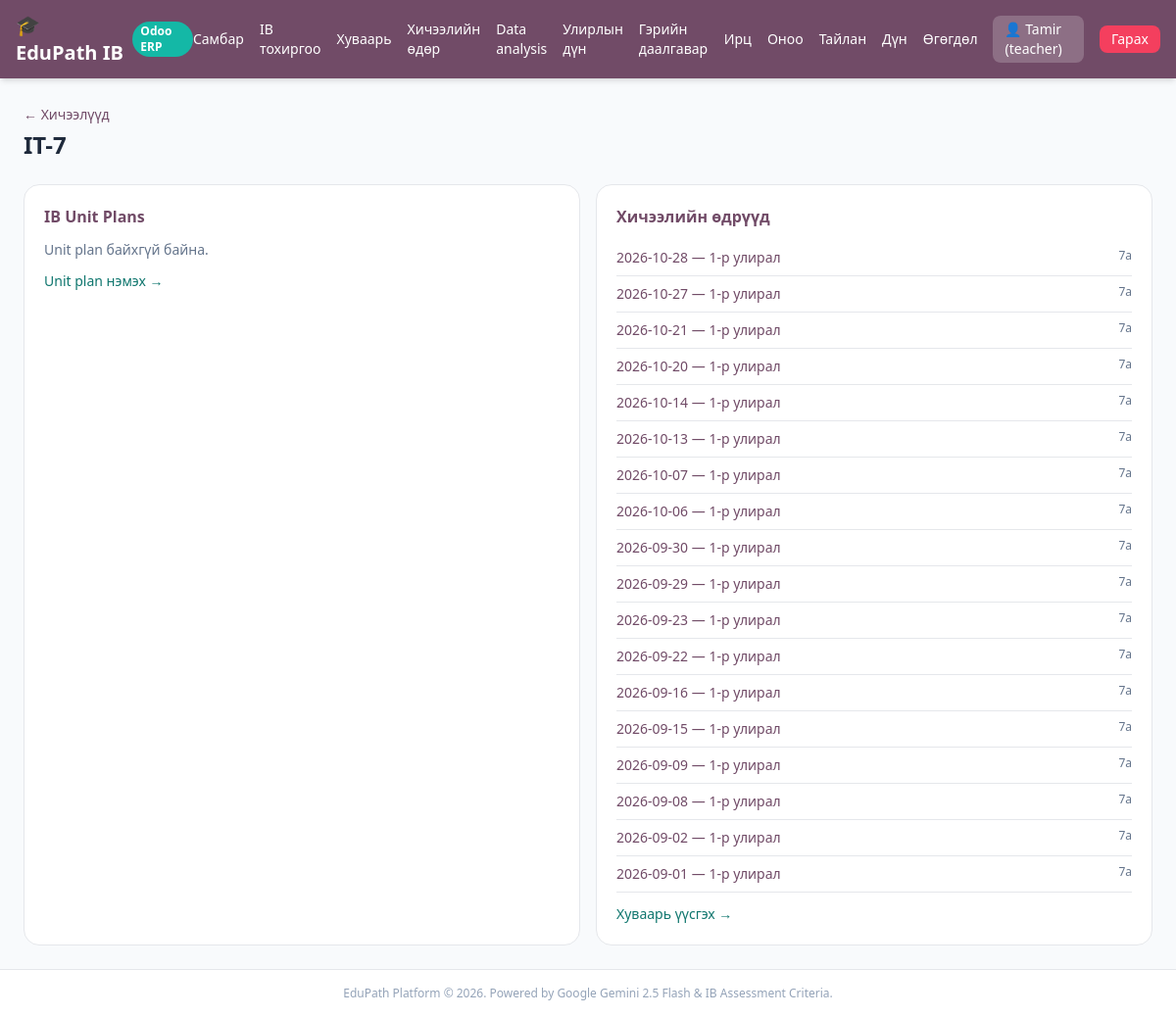
The page /teacher/setup/lessons/4 (signed in) on the database its author committed.
### tables this page shows
CREATE TABLE users (
        id INTEGER PRIMARY KEY AUTOINCREMENT,
        username TEXT UNIQUE,
        password TEXT,
        role TEXT,
        gemini_api_key TEXT
    , deepseek_api_key TEXT, grade TEXT, name TEXT, surname TEXT, student_code TEXT, email TEXT, gender TEXT, phone TEXT, instagram TEXT, photo_path TEXT);

CREATE TABLE lessons (
        id INTEGER PRIMARY KEY AUTOINCREMENT,
        title TEXT,
        filename TEXT,
        teacher_id INTEGER
    );

CREATE TABLE lesson_sessions (
        id INTEGER PRIMARY KEY AUTOINCREMENT,
        term_id INTEGER NOT NULL,
        lesson_id INTEGER NOT NULL,
        grade_id INTEGER NOT NULL,
        date TEXT NOT NULL,
        topic TEXT,
        created_by INTEGER,
        created_at INTEGER,
        UNIQUE(term_id, lesson_id, grade_id, date)
    );

CREATE TABLE academic_terms (
        id INTEGER PRIMARY KEY AUTOINCREMENT,
        name TEXT NOT NULL,
        school_year TEXT NOT NULL,
        start_date TEXT NOT NULL,
        end_date TEXT NOT NULL,
        weeks INTEGER NOT NULL DEFAULT 6,
        is_active INTEGER NOT NULL DEFAULT 1,
        created_at INTEGER
    );

CREATE TABLE grades (
        id INTEGER PRIMARY KEY AUTOINCREMENT,
        name TEXT NOT NULL UNIQUE,
        level INTEGER NOT NULL,
        section TEXT NOT NULL,
        is_active INTEGER NOT NULL DEFAULT 1,
        created_at INTEGER
    );

### app.py (the view)
@app.get("/teacher/setup/lessons/{lesson_id}", response_class=HTMLResponse)
def teacher_lesson_detail(lesson_id: int, request: Request, user: dict = Depends(get_current_user),
                          db: sqlite3.Connection = Depends(get_db)):
    if not user or user["role"] != "teacher":
        return RedirectResponse("/login")
    lesson = db.execute("SELECT * FROM lessons WHERE id = ?", (lesson_id,)).fetchone()
    if not lesson:
        raise HTTPException(status_code=404)
    unit_plans = [dict(r) for r in db.execute(
        "SELECT * FROM ib_unit_plans WHERE lesson_id = ? ORDER BY id DESC", (lesson_id,)
    ).fetchall()]
    sessions = [dict(r) for r in db.execute(
        """SELECT s.*, t.name as term_name, g.name as grade_name
           FROM lesson_sessions s JOIN academic_terms t ON t.id = s.term_id
           JOIN grades g ON g.id = s.grade_id WHERE s.lesson_id = ?
           ORDER BY s.date DESC""",
        (lesson_id,),
    ).fetchall()]
    return templates.TemplateResponse(
        request=request, name="teacher_lesson_detail.html",
        context={
            "user": user, "lesson": dict(lesson), "unit_plans": unit_plans,
            "sessions": sessions, "criteria": CRITERION_LETTERS,
        },
    )

### templates/teacher_lesson_detail.html
{% extends "base.html" %}
{% block content %}
<div class="space-y-6">
  <div>
    <a href="/teacher/setup/lessons" class="text-sm text-[#714B67] hover:underline">&larr; Хичээлүүд</a>
    <h1 class="text-2xl font-black mt-1">{{ lesson.title }}</h1>
  </div>
  <div class="grid md:grid-cols-2 gap-4">
    <div class="bg-white p-5 rounded-2xl border">
      <h2 class="font-bold text-[#714B67] mb-3">IB Unit Plans</h2>
      {% for p in unit_plans %}
        <div class="border-b py-2 text-sm">
          <div class="font-semibold">{{ p.unit_code or 'Unit' }} — {{ p.title }}</div>
          <div class="text-xs text-slate-500">{{ p.atl_skills or 'ATL хоосон' }} · max {{ p.max_score }}</div>
        </div>
      {% else %}<p class="text-sm text-slate-500">Unit plan байхгүй байна.</p>{% endfor %}
      <a href="/teacher/setup/unit-plans" class="inline-block mt-3 text-sm text-teal-700 hover:underline">Unit plan нэмэх &rarr;</a>
    </div>
    <div class="bg-white p-5 rounded-2xl border">
      <h2 class="font-bold text-[#714B67] mb-3">Хичээлийн өдрүүд</h2>
      {% for s in sessions %}
        <div class="border-b py-2 flex justify-between text-sm">
          <a href="/teacher/sessions/{{ s.id }}" class="text-[#714B67] hover:underline">{{ s.date }} — {{ s.term_name }}</a>
          <span class="text-xs text-slate-500">{{ s.grade_name }}</span>
        </div>
      {% else %}<p class="text-sm text-slate-500">Хичээлийн өдөр бүртгэгдээгүй.</p>{% endfor %}
      <a href="/teacher/timetable" class="inline-block mt-3 text-sm text-teal-700 hover:underline">Хуваарь үүсгэх &rarr;</a>
    </div>
  </div>
</div>
{% endblock %}

### templates/base.html (shortened to what this page needs)
<!DOCTYPE html>
<html lang="mn">
<head>
  <script src="https://cdn.tailwindcss.com"></script>
</head>
<body class="bg-slate-50 text-slate-800 min-h-screen flex flex-col">
  <nav class="bg-[#714B67] text-white shadow-md">
    <div class="max-w-7xl mx-auto px-4 py-3 flex justify-between items-center">
      <a href="/" class="flex items-center space-x-2 font-bold text-xl">
        <span>🎓 EduPath IB</span>
        <span class="text-xs bg-teal-500 text-white px-2 py-0.5 rounded-full">Odoo ERP</span>
      </a>
      <div class="flex items-center space-x-4 text-sm">
        {% if user %}
          {% if user.role == 'teacher' %}
            <a href="/teacher" class="hover:underline">Самбар</a>
            <a href="/teacher/setup" class="hover:underline">IB тохиргоо</a>
            <a href="/teacher/timetable" class="hover:underline">Хуваарь</a>
            <a href="/teacher/sessions" class="hover:underline">Хичээлийн өдөр</a>
            <a href="/teacher/data-analysis" class="hover:underline">Data analysis</a>
            <a href="/teacher/term-grades" class="hover:underline">Улирлын дүн</a>
            <a href="/teacher/homework" class="hover:underline">Гэрийн даалгавар</a>
            <a href="/teacher/attendance" class="hover:underline">Ирц</a>
            <a href="/teacher/scoring" class="hover:underline">Оноо</a>
            <a href="/teacher/reports" class="hover:underline">Тайлан</a>
            <a href="/scores" class="hover:underline">Дүн</a>
            <a href="/teacher/data-transfer" class="hover:underline">Өгөгдөл</a>
          {% else %}
            <a href="/student" class="hover:underline">Самбар</a>
            <a href="/student/data-analysis" class="hover:underline">Data analysis</a>
            <a href="/student/term-grades" class="hover:underline">Улирлын дүн</a>
            <a href="/student/report" class="hover:underline">Миний тайлан</a>
          {% endif %}
          <span class="bg-white/20 px-3 py-1 rounded-lg">👤 {{ user.name or user.username }} ({{ user.role }})</span>
          <a href="/logout" class="bg-rose-500 hover:bg-rose-600 px-3 py-1 rounded-lg transition">Гарах</a>
        {% endif %}
      </div>
    </div>
  </nav>
  <main class="flex-1 max-w-7xl w-full mx-auto p-6">
    {% block content %}{% endblock %}
  </main>
  <footer class="text-center py-4 text-xs text-slate-400 border-t bg-white">
    EduPath Platform &copy; 2026. Powered by Google Gemini 2.5 Flash & IB Assessment Criteria.
  </footer>
</body>
</html>

### rows shown on the page
users: username "Tamir", role "teacher"
lessons: title "IT-7"
lesson_sessions: date "2026-10-28", term_name "1-р улирал", grade_name "7a"
lesson_sessions: date "2026-10-27", term_name "1-р улирал", grade_name "7a"
lesson_sessions: date "2026-10-21", term_name "1-р улирал", grade_name "7a"
lesson_sessions: date "2026-10-20", term_name "1-р улирал", grade_name "7a"
lesson_sessions: date "2026-10-14", term_name "1-р улирал", grade_name "7a"
lesson_sessions: date "2026-10-13", term_name "1-р улирал", grade_name "7a"
lesson_sessions: date "2026-10-07", term_name "1-р улирал", grade_name "7a"
lesson_sessions: date "2026-10-06", term_name "1-р улирал", grade_name "7a"
lesson_sessions: date "2026-09-30", term_name "1-р улирал", grade_name "7a"
lesson_sessions: date "2026-09-29", term_name "1-р улирал", grade_name "7a"
lesson_sessions: date "2026-09-23", term_name "1-р улирал", grade_name "7a"
lesson_sessions: date "2026-09-22", term_name "1-р улирал", grade_name "7a"
lesson_sessions: date "2026-09-16", term_name "1-р улирал", grade_name "7a"
lesson_sessions: date "2026-09-15", term_name "1-р улирал", grade_name "7a"
lesson_sessions: date "2026-09-09", term_name "1-р улирал", grade_name "7a"
lesson_sessions: date "2026-09-08", term_name "1-р улирал", grade_name "7a"
lesson_sessions: date "2026-09-02", term_name "1-р улирал", grade_name "7a"
lesson_sessions: date "2026-09-01", term_name "1-р улирал", grade_name "7a"
